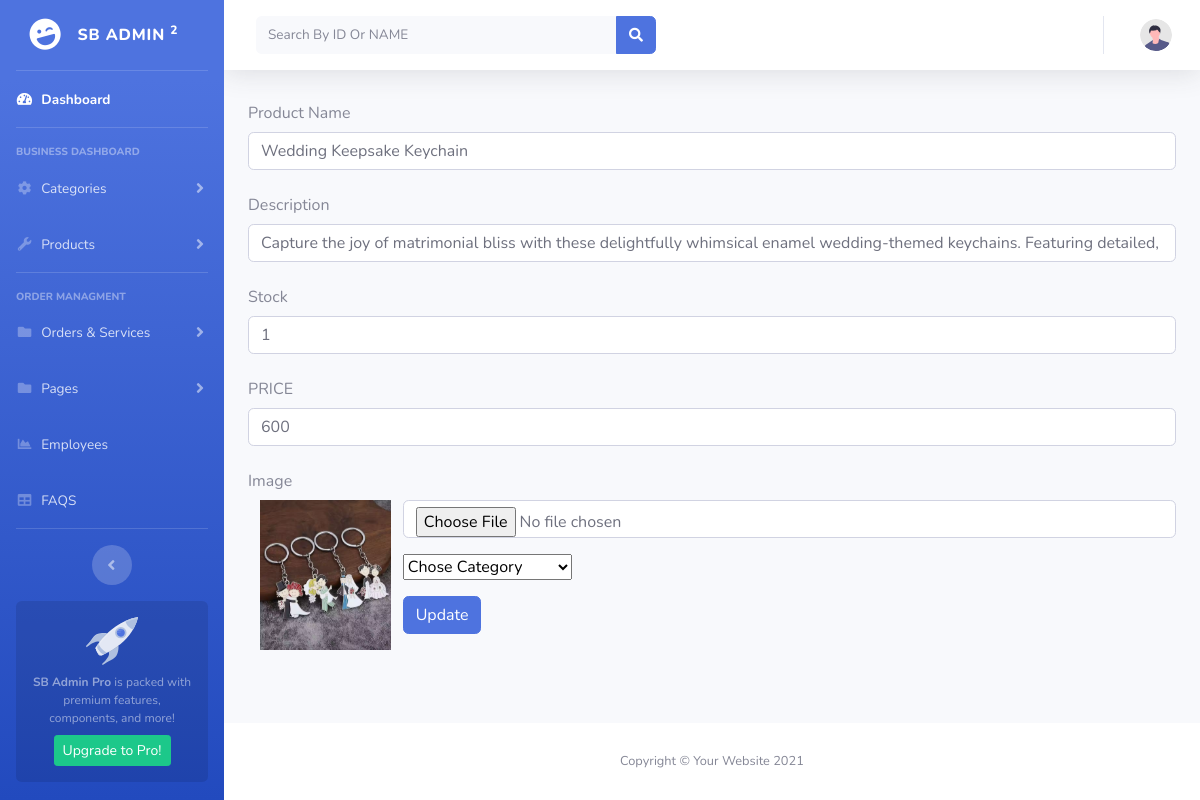
Before: /admin-pannel/updatepro.php?upd_id=2 with the older database file.
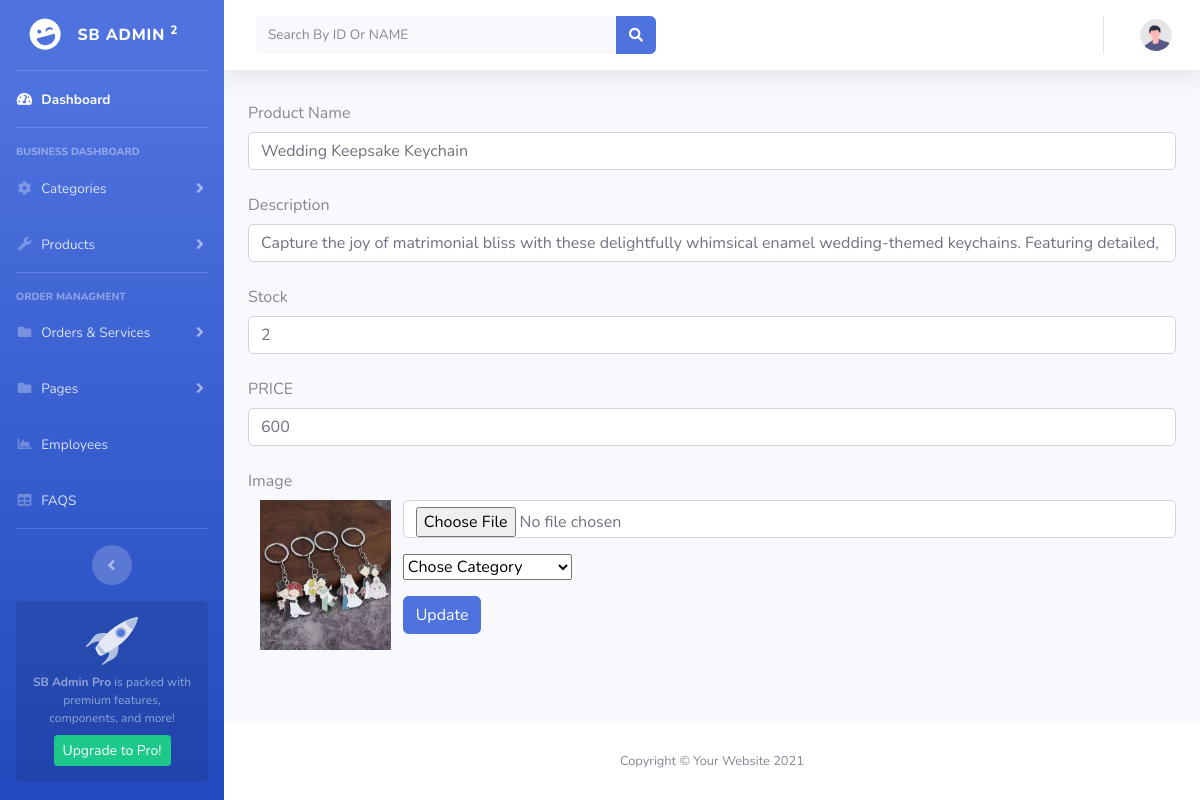
After: the same page with the newer database file.
### tables this page shows
CREATE TABLE `products` (
  `id` int(11) NOT NULL,
  `Product_code` char(2) DEFAULT NULL,
  `Product_number` char(5) DEFAULT NULL,
  `Product_ID` char(7) DEFAULT NULL,
  `Product_name` varchar(100) DEFAULT NULL,
  `Description` text DEFAULT NULL,
  `quantity` bigint(100) NOT NULL,
  `Price` int(11) DEFAULT NULL,
  `category_Id` int(11) DEFAULT NULL,
  `Image` varchar(100) NOT NULL
);

### admin-pannel/updatepro.php (the view, shortened to what this page needs)
<?php
include("header.php");
include("connection.php");
?>
<?php
if (isset($_GET['upd_id'])) {
    $upd_id = $_GET['upd_id'];
    $autofillquery= mysqli_query($con, "Select * FROM `products` WHERE id = $upd_id");
    $autofill = mysqli_fetch_array($autofillquery);
}
?>
<div class="container-fluid">
    <form method='post' enctype="multipart/form-data">
        <div class="form-group">
            <label for="inputName" class="col-sm-1-12 col-form-label">Product Name</label>
            <div class="col-sm-1-12">
                <input type="text" class="form-control" name="p-name" value='<?php echo "$autofill[4]"; ?>'
                    id="inputName" placeholder="" required>
            </div>
        </div>
        <div class="form-group">
            <label for="inputName" class="col-sm-1-12 col-form-label">Description</label>
            <div class="col-sm-1-12">
                <input type="text" class="form-control" name="desc" value="<?php echo $autofill[5]; ?>" id="inputName"
                    placeholder="" required>
            </div>
        </div>
        <div class="form-group">
            <label for="inputName" class="col-sm-1-12 col-form-label">Stock</label>
            <div class="col-sm-1-12">
                <input type="text" class="form-control" name="qty" value="<?php echo $autofill[6]; ?>" id="inputName"
                    placeholder="" required>
            </div>
        </div>
        <div class="form-group">
            <label for="inputName" class="col-sm-1-12 col-form-label">PRICE</label>
            <div class="col-sm-1-12">
                <input type="text" class="form-control" name="price" value="<?php echo $autofill[7]; ?>" id="inputName"
                    placeholder="" required>
            </div>
        </div>
        <div class="form-group">
            <label for="inputName" class="col-sm-1-12 col-form-label">Image</label>
            <div class="col-sm-1-12">
                <img src="img/<?php echo $autofill[9]; ?>" class="col-lg-2 col-md-4 col-sm-6 col-12"
                    style="height:150px;float:left;" alt="">
                <input type="file" class="form-control  col-lg-10 col-md-8 col-sm-6 col-12" name="p-img" id="inputName"
                    placeholder="">
            </div>
        </div>
             <select name='cat_id' id=''>
                        <option value=""  Selected>Chose Category</option>
                    </select>
        <div class="form-group">
            <div>
                <button type="submit" name="update" class="btn btn-primary mt-3">Update</button>
            </div>
        </div>
    </form>
</div>
</div>
<?php
include("footer.php");
?>

Changed rows visible on the page:
changed products "Wedding Keepsake Keychain": qty "1" → "2"
